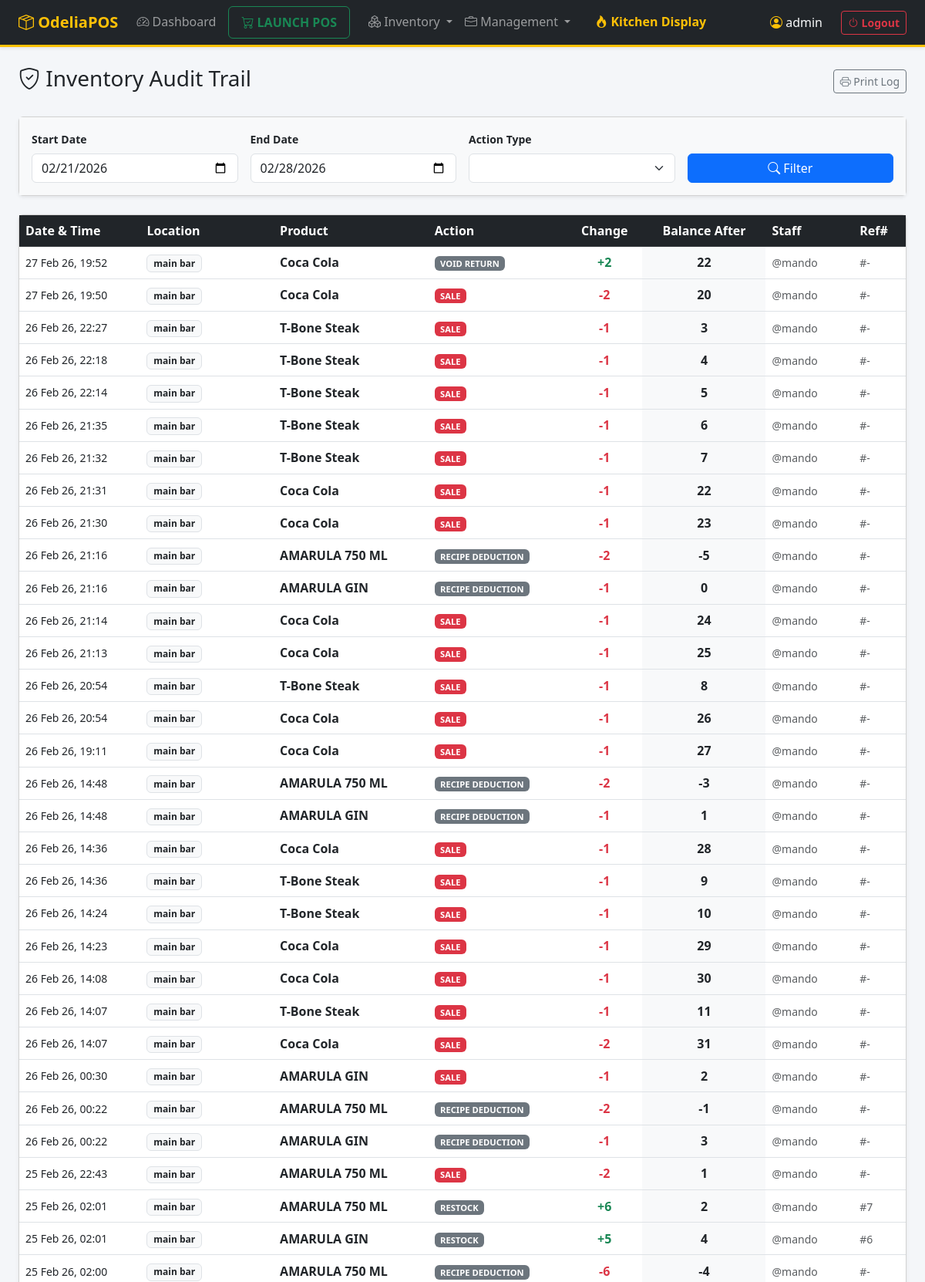
The app's page /index.php?page=audit (signed in, upper part) with its own data.
### tables this page shows
CREATE TABLE `inventory_logs` (
  `id` int NOT NULL AUTO_INCREMENT,
  `product_id` int NOT NULL,
  `location_id` int NOT NULL,
  `user_id` int NOT NULL,
  `change_qty` decimal(10,2) NOT NULL,
  `after_qty` decimal(10,2) NOT NULL,
  `action_type` varchar(50) NOT NULL,
  `reference_id` int DEFAULT NULL,
  `created_at` timestamp NULL DEFAULT CURRENT_TIMESTAMP,
  PRIMARY KEY (`id`),
  KEY `product_id` (`product_id`),
  KEY `location_id` (`location_id`)
);

CREATE TABLE `locations` (
  `id` int NOT NULL AUTO_INCREMENT,
  `name` varchar(50) NOT NULL,
  `type` enum('store','kitchen','bar','warehouse') NOT NULL DEFAULT 'store',
  `can_sell` tinyint(1) DEFAULT '1',
  `can_receive_from_vendor` tinyint(1) DEFAULT '0',
  `address` text,
  `phone` varchar(50) DEFAULT '555-0000',
  PRIMARY KEY (`id`)
);

CREATE TABLE `products` (
  `id` int NOT NULL AUTO_INCREMENT,
  `name` varchar(100) NOT NULL,
  `sku` varchar(50) DEFAULT NULL,
  `price` decimal(10,2) DEFAULT '0.00',
  `cost_price` decimal(10,2) DEFAULT '0.00',
  `unit` varchar(20) DEFAULT 'unit',
  `category_id` int DEFAULT NULL,
  `is_active` tinyint(1) DEFAULT '1',
  `type` enum('item','service') DEFAULT 'item',
  `is_open_price` tinyint(1) DEFAULT '0',
  PRIMARY KEY (`id`),
  UNIQUE KEY `sku` (`sku`),
  KEY `category_id` (`category_id`),
  CONSTRAINT `products_ibfk_1` FOREIGN KEY (`category_id`) REFERENCES `categories` (`id`) ON DELETE SET NULL
);

CREATE TABLE `users` (
  `id` int NOT NULL AUTO_INCREMENT,
  `username` varchar(50) NOT NULL,
  `full_name` varchar(100) DEFAULT NULL,
  `password_hash` varchar(255) NOT NULL,
  `role` enum('admin','shopkeeper','manager','cashier','dev','chef','waiter','head_chef','bartender') NOT NULL DEFAULT 'cashier',
  `location_id` int DEFAULT NULL,
  `created_at` timestamp NULL DEFAULT CURRENT_TIMESTAMP,
  `force_password_change` tinyint(1) DEFAULT '0',
  `is_active` tinyint(1) DEFAULT '1',
  PRIMARY KEY (`id`),
  UNIQUE KEY `username` (`username`),
  KEY `location_id` (`location_id`),
  CONSTRAINT `users_ibfk_1` FOREIGN KEY (`location_id`) REFERENCES `locations` (`id`) ON DELETE SET NULL
);

### src/audit.php (called while the page is built, shortened)
<?php
$startDate = $_GET['start_date'] ?? date('Y-m-d', strtotime('-7 days'));
$endDate   = $_GET['end_date'] ?? date('Y-m-d');
$actionFilter = $_GET['action_type'] ?? '';
$sql = "
    SELECT
        il.*,
        p.name as product_name,
        u.username as staff_name,
        l.name as loc_name
    FROM inventory_logs il
    JOIN products p ON il.product_id = p.id
    JOIN users u ON il.user_id = u.id
    JOIN locations l ON il.location_id = l.id
    WHERE DATE(il.created_at) BETWEEN ? AND ?
";
$params = [$startDate, $endDate];
$sql .= " ORDER BY il.created_at DESC LIMIT 500";
try {
    $stmt = $pdo->prepare($sql);
    $stmt->execute($params);
    $logs = $stmt->fetchAll();
    $typeStmt = $pdo->query("SHOW COLUMNS FROM inventory_logs LIKE 'action_type'");
    if ($typeRow = $typeStmt->fetch()) {
        preg_match("/^enum\(\'(.*)\'\)$/", $typeRow['Type'], $matches);
        $actionTypes = explode("','", $matches[1] ?? '');
    } else {
        $actionTypes = ['sale', 'grv', 'transfer_in', 'transfer_out', 'adjustment'];
    }
} catch (Exception $e) {
    $logs = [];
    $actionTypes = [];
}
?>

### templates/audit.php (the view, shortened to what this page needs)
<div class="d-flex justify-content-between align-items-center mb-4">
    <h3><i class="bi bi-shield-check"></i> Inventory Audit Trail</h3>
    <button class="btn btn-outline-secondary btn-sm" onclick="window.print()">
        <i class="bi bi-printer"></i> Print Log
    </button>
</div>
<div class="card shadow-sm mb-4 no-print">
    <div class="card-body bg-light">
        <form method="GET" action="index.php" class="row g-3 align-items-end">
            <div class="col-md-3">
                <label class="form-label fw-bold small">Start Date</label>
                <input type="date" name="start_date" class="form-control" value="<?= $startDate ?>">
            </div>
            <div class="col-md-3">
                <label class="form-label fw-bold small">End Date</label>
                <input type="date" name="end_date" class="form-control" value="<?= $endDate ?>">
            </div>
            <div class="col-md-3">
                <label class="form-label fw-bold small">Action Type</label>
                <select name="action_type" class="form-select">
                    <?php foreach ($actionTypes as $type): ?>
                        <option value="<?= $type ?>" <?= $actionFilter == $type ? 'selected' : '' ?>>
                        </option>
                    <?php endforeach; ?>
                </select>
            </div>
            <div class="col-md-3">
                <button type="submit" class="btn btn-primary w-100">
                    <i class="bi bi-search"></i> Filter
                </button>
            </div>
        </form>
    </div>
</div>
<div class="card shadow-sm">
    <div class="card-body p-0">
        <div class="table-responsive">
            <table class="table table-hover align-middle mb-0">
                <thead class="table-dark">
                    <tr>
                        <th>Date & Time</th>
                        <th>Location</th>
                        <th>Product</th>
                        <th>Action</th>
                        <th class="text-center">Change</th>
                        <th class="text-center">Balance After</th>
                        <th>Staff</th>
                        <th>Ref#</th>
                    </tr>
                </thead>
                <tbody>
                    <?php foreach ($logs as $log): ?>
                    <tr>
                        <td class="small"><?= date('d M y, H:i', strtotime($log['created_at'])) ?></td>
                        <td><span class="badge bg-light text-dark border"><?= htmlspecialchars($log['loc_name']) ?></span></td>
                        <td class="fw-bold"><?= htmlspecialchars($log['product_name']) ?></td>
                        <td>
                            <?php
                                $badgeClass = 'bg-secondary';
                                if($log['action_type'] == 'sale') $badgeClass = 'bg-danger';
                                if(strpos($log['action_type'], 'transfer') !== false) $badgeClass = 'bg-info text-dark';
                            ?>
                            <span class="badge <?= $badgeClass ?> text-uppercase" style="font-size: 0.7rem;">
                                <?= str_replace('_', ' ', $log['action_type']) ?>
                            </span>
                        </td>
                        <td class="text-center fw-bold <?= $log['change_qty'] > 0 ? 'text-success' : 'text-danger' ?>">
                            <?= ($log['change_qty'] > 0 ? '+' : '') . ($log['change_qty'] + 0) ?>
                        </td>
                        <td class="text-center bg-light fw-bold"><?= $log['after_qty'] + 0 ?></td>
                        <td><small class="text-muted">@<?= htmlspecialchars($log['staff_name']) ?></small></td>
                        <td><small class="text-muted">#<?= $log['reference_id'] ?: '-' ?></small></td>
                    </tr>
                    <?php endforeach; ?>
                </tbody>
            </table>
        </div>
    </div>
</div>

### templates/header.php (style rules this page uses)
body { background-color: #f4f6f9; }

### records on screen
inventory_logs: created_at "27 Feb 26, 19:52", location.name "main bar", product.name "Coca Cola", action_type "VOID RETURN", $log['change_qty'] + 0 "2", $log['after_qty'] + 0 "22", user.username "mando", reference "-"
inventory_logs: created_at "27 Feb 26, 19:50", location.name "main bar", product.name "Coca Cola", action_type "SALE", $log['change_qty'] + 0 "-2", $log['after_qty'] + 0 "20", user.username "mando", reference "-"
inventory_logs: created_at "26 Feb 26, 22:27", location.name "main bar", product.name "T-Bone Steak", action_type "SALE", $log['change_qty'] + 0 "-1", $log['after_qty'] + 0 "3", user.username "mando", reference "-"
inventory_logs: created_at "26 Feb 26, 22:18", location.name "main bar", product.name "T-Bone Steak", action_type "SALE", $log['change_qty'] + 0 "-1", $log['after_qty'] + 0 "4", user.username "mando", reference "-"
inventory_logs: created_at "26 Feb 26, 22:14", location.name "main bar", product.name "T-Bone Steak", action_type "SALE", $log['change_qty'] + 0 "-1", $log['after_qty'] + 0 "5", user.username "mando", reference "-"
inventory_logs: created_at "26 Feb 26, 21:35", location.name "main bar", product.name "T-Bone Steak", action_type "SALE", $log['change_qty'] + 0 "-1", $log['after_qty'] + 0 "6", user.username "mando", reference "-"
inventory_logs: created_at "26 Feb 26, 21:32", location.name "main bar", product.name "T-Bone Steak", action_type "SALE", $log['change_qty'] + 0 "-1", $log['after_qty'] + 0 "7", user.username "mando", reference "-"
inventory_logs: created_at "26 Feb 26, 21:31", location.name "main bar", product.name "Coca Cola", action_type "SALE", $log['change_qty'] + 0 "-1", $log['after_qty'] + 0 "22", user.username "mando", reference "-"
inventory_logs: created_at "26 Feb 26, 21:30", location.name "main bar", product.name "Coca Cola", action_type "SALE", $log['change_qty'] + 0 "-1", $log['after_qty'] + 0 "23", user.username "mando", reference "-"
inventory_logs: created_at "26 Feb 26, 21:16", location.name "main bar", product.name "AMARULA 750 ML", action_type "RECIPE DEDUCTION", $log['change_qty'] + 0 "-2", $log['after_qty'] + 0 "-5", user.username "mando", reference "-"
inventory_logs: created_at "26 Feb 26, 21:16", location.name "main bar", product.name "AMARULA GIN", action_type "RECIPE DEDUCTION", $log['change_qty'] + 0 "-1", $log['after_qty'] + 0 "0", user.username "mando", reference "-"
inventory_logs: created_at "26 Feb 26, 21:14", location.name "main bar", product.name "Coca Cola", action_type "SALE", $log['change_qty'] + 0 "-1", $log['after_qty'] + 0 "24", user.username "mando", reference "-"
inventory_logs: created_at "26 Feb 26, 21:13", location.name "main bar", product.name "Coca Cola", action_type "SALE", $log['change_qty'] + 0 "-1", $log['after_qty'] + 0 "25", user.username "mando", reference "-"
inventory_logs: created_at "26 Feb 26, 20:54", location.name "main bar", product.name "T-Bone Steak", action_type "SALE", $log['change_qty'] + 0 "-1", $log['after_qty'] + 0 "8", user.username "mando", reference "-"
inventory_logs: created_at "26 Feb 26, 20:54", location.name "main bar", product.name "Coca Cola", action_type "SALE", $log['change_qty'] + 0 "-1", $log['after_qty'] + 0 "26", user.username "mando", reference "-"
inventory_logs: created_at "26 Feb 26, 19:11", location.name "main bar", product.name "Coca Cola", action_type "SALE", $log['change_qty'] + 0 "-1", $log['after_qty'] + 0 "27", user.username "mando", reference "-"
inventory_logs: created_at "26 Feb 26, 14:48", location.name "main bar", product.name "AMARULA 750 ML", action_type "RECIPE DEDUCTION", $log['change_qty'] + 0 "-2", $log['after_qty'] + 0 "-3", user.username "mando", reference "-"
inventory_logs: created_at "26 Feb 26, 14:48", location.name "main bar", product.name "AMARULA GIN", action_type "RECIPE DEDUCTION", $log['change_qty'] + 0 "-1", $log['after_qty'] + 0 "1", user.username "mando", reference "-"
inventory_logs: created_at "26 Feb 26, 14:36", location.name "main bar", product.name "Coca Cola", action_type "SALE", $log['change_qty'] + 0 "-1", $log['after_qty'] + 0 "28", user.username "mando", reference "-"
inventory_logs: created_at "26 Feb 26, 14:36", location.name "main bar", product.name "T-Bone Steak", action_type "SALE", $log['change_qty'] + 0 "-1", $log['after_qty'] + 0 "9", user.username "mando", reference "-"
inventory_logs: created_at "26 Feb 26, 14:24", location.name "main bar", product.name "T-Bone Steak", action_type "SALE", $log['change_qty'] + 0 "-1", $log['after_qty'] + 0 "10", user.username "mando", reference "-"
inventory_logs: created_at "26 Feb 26, 14:23", location.name "main bar", product.name "Coca Cola", action_type "SALE", $log['change_qty'] + 0 "-1", $log['after_qty'] + 0 "29", user.username "mando", reference "-"
inventory_logs: created_at "26 Feb 26, 14:08", location.name "main bar", product.name "Coca Cola", action_type "SALE", $log['change_qty'] + 0 "-1", $log['after_qty'] + 0 "30", user.username "mando", reference "-"
inventory_logs: created_at "26 Feb 26, 14:07", location.name "main bar", product.name "T-Bone Steak", action_type "SALE", $log['change_qty'] + 0 "-1", $log['after_qty'] + 0 "11", user.username "mando", reference "-"
inventory_logs: created_at "26 Feb 26, 14:07", location.name "main bar", product.name "Coca Cola", action_type "SALE", $log['change_qty'] + 0 "-2", $log['after_qty'] + 0 "31", user.username "mando", reference "-"
inventory_logs: created_at "26 Feb 26, 00:30", location.name "main bar", product.name "AMARULA GIN", action_type "SALE", $log['change_qty'] + 0 "-1", $log['after_qty'] + 0 "2", user.username "mando", reference "-"
inventory_logs: created_at "26 Feb 26, 00:22", location.name "main bar", product.name "AMARULA 750 ML", action_type "RECIPE DEDUCTION", $log['change_qty'] + 0 "-2", $log['after_qty'] + 0 "-1", user.username "mando", reference "-"
inventory_logs: created_at "26 Feb 26, 00:22", location.name "main bar", product.name "AMARULA GIN", action_type "RECIPE DEDUCTION", $log['change_qty'] + 0 "-1", $log['after_qty'] + 0 "3", user.username "mando", reference "-"
inventory_logs: created_at "25 Feb 26, 22:43", location.name "main bar", product.name "AMARULA 750 ML", action_type "SALE", $log['change_qty'] + 0 "-2", $log['after_qty'] + 0 "1", user.username "mando", reference "-"
inventory_logs: created_at "25 Feb 26, 02:01", location.name "main bar", product.name "AMARULA 750 ML", action_type "RESTOCK", $log['change_qty'] + 0 "6", $log['after_qty'] + 0 "2", user.username "mando", reference "7"
inventory_logs: created_at "25 Feb 26, 02:01", location.name "main bar", product.name "AMARULA GIN", action_type "RESTOCK", $log['change_qty'] + 0 "5", $log['after_qty'] + 0 "4", user.username "mando", reference "6"
inventory_logs: created_at "25 Feb 26, 02:00", location.name "main bar", product.name "AMARULA 750 ML", action_type "RECIPE DEDUCTION", $log['change_qty'] + 0 "-6", $log['after_qty'] + 0 "-4", user.username "mando", reference "-"

### other values on screen
$_SESSION['username'] "admin"
